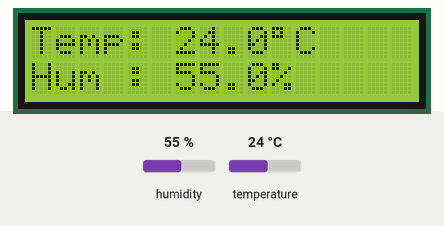
The sketch below on a simulated ESP32. Shown: 16×2 character LCD. The test bench sets the inputs (shaded band); at power-on: humidity 55 %, temperature 24 °C. What the sketch prints to the serial monitor is not drawn.

Above: at 3.2 s.
3.3 s: humidity set to 22 %
At 4.4 s:
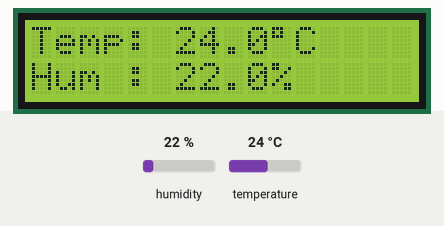
6.0 s: temperature set to 12 °C
At 7.2 s:
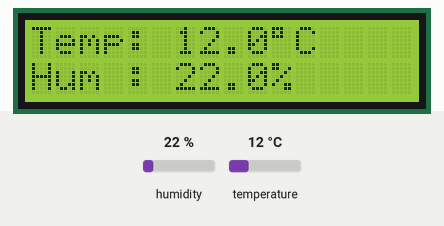
8.7 s: humidity set to 40 %
At 11.4 s:
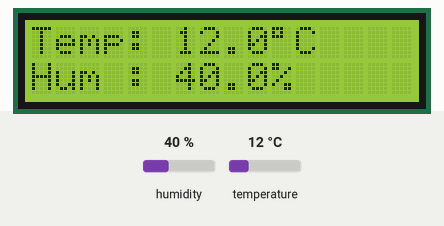
11.7 s: temperature set to 19 °C
At 13.0 s:
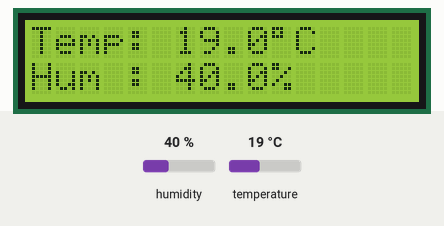
Timing chart, 0 to 14.7 s (numbered marks = the images above; inputs shaded):
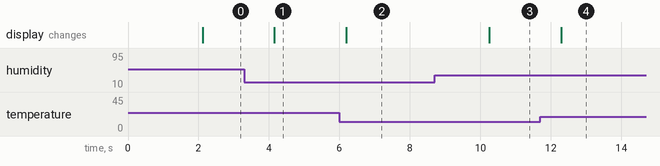

Measured:
- after the input at 3.3 s, the display: changes after 0.85 s (image 1)
- after the input at 6.0 s, the display: changes after 0.19 s (image 2)
- after the input at 8.7 s, the display: changes after 1.6 s (image 3)
- after the input at 11.7 s, the display: changes after 0.59 s (image 4)

The sketch:

ESP_22_DHT___LCD_IC2.ino
```cpp
/*
  ============================================================
  Title       : ESP32 DHT11 Temperature & Humidity Monitor
  Description : Read temperature and humidity from a DHT22
                sensor and display the values on a 16x2
                I2C LCD.
  Components  :
                - ESP32
                - DHT22 Temperature & Humidity Sensor
                - 16x2 I2C LCD
                - Jumper Wires

  Wiring:
  ------------------------------------------------------------
  DHT22
  VCC  -> ESP32 3.3V
  DATA -> ESP32 GPIO 4
  GND  -> ESP32 GND

  I2C LCD
  VCC  -> ESP32 5V
  GND  -> ESP32 GND
  SDA  -> ESP32 GPIO 21
  SCL  -> ESP32 GPIO 22

  Required Libraries:
  - DHT sensor library by Adafruit
  - Adafruit Unified Sensor
  - LiquidCrystal I2C by Frank de Brabander

  LCD Address:
  - 0x27
  ============================================================
*/

#include <Wire.h>
#include <LiquidCrystal_I2C.h>
#include <DHT.h>

// -------------------- Pin Configuration --------------------
#define DHT_PIN   4
#define DHT_TYPE  DHT22

// -------------------- LCD Configuration --------------------
#define LCD_ADDRESS 0x27
#define LCD_COLUMNS 16
#define LCD_ROWS    2

// -------------------- Sensor & LCD -------------------------
DHT dht(DHT_PIN, DHT_TYPE);
LiquidCrystal_I2C lcd(LCD_ADDRESS, LCD_COLUMNS, LCD_ROWS);

void setup() {
  // Start Serial Monitor
  Serial.begin(115200);

  // Start DHT sensor
  dht.begin();

  // Start I2C
  Wire.begin(21, 22);

  // Initialize LCD
  lcd.init();
  lcd.backlight();

  // Startup message
  lcd.setCursor(0, 0);
  lcd.print("ESP32 DHT11");
  lcd.setCursor(0, 1);
  lcd.print("Starting...");

  delay(2000);

  // Clear LCD
  lcd.clear();
}

void loop() {
  // Read humidity and temperature
  float humidity = dht.readHumidity();
  float temperature = dht.readTemperature();

  // Check if sensor reading failed
  if (isnan(humidity) || isnan(temperature)) {
    lcd.clear();
    lcd.setCursor(0, 0);
    lcd.print("Sensor Error!");
    lcd.setCursor(0, 1);
    lcd.print("Check DHT11");

    Serial.println("Failed to read from DHT22 sensor!");

    delay(2000);
    return;
  }

  // Display temperature
  lcd.setCursor(0, 0);
  lcd.print("Temp: ");
  lcd.print(temperature, 1);
  lcd.print((char)223);
  lcd.print("C   ");

  // Display humidity
  lcd.setCursor(0, 1);
  lcd.print("Hum : ");
  lcd.print(humidity, 1);
  lcd.print("%   ");

  // Print values to Serial Monitor
  Serial.print("Temperature: ");
  Serial.print(temperature, 1);
  Serial.print(" C | Humidity: ");
  Serial.print(humidity, 1);
  Serial.println(" %");

  // DHT11 recommended reading interval
  delay(2000);
}
```
